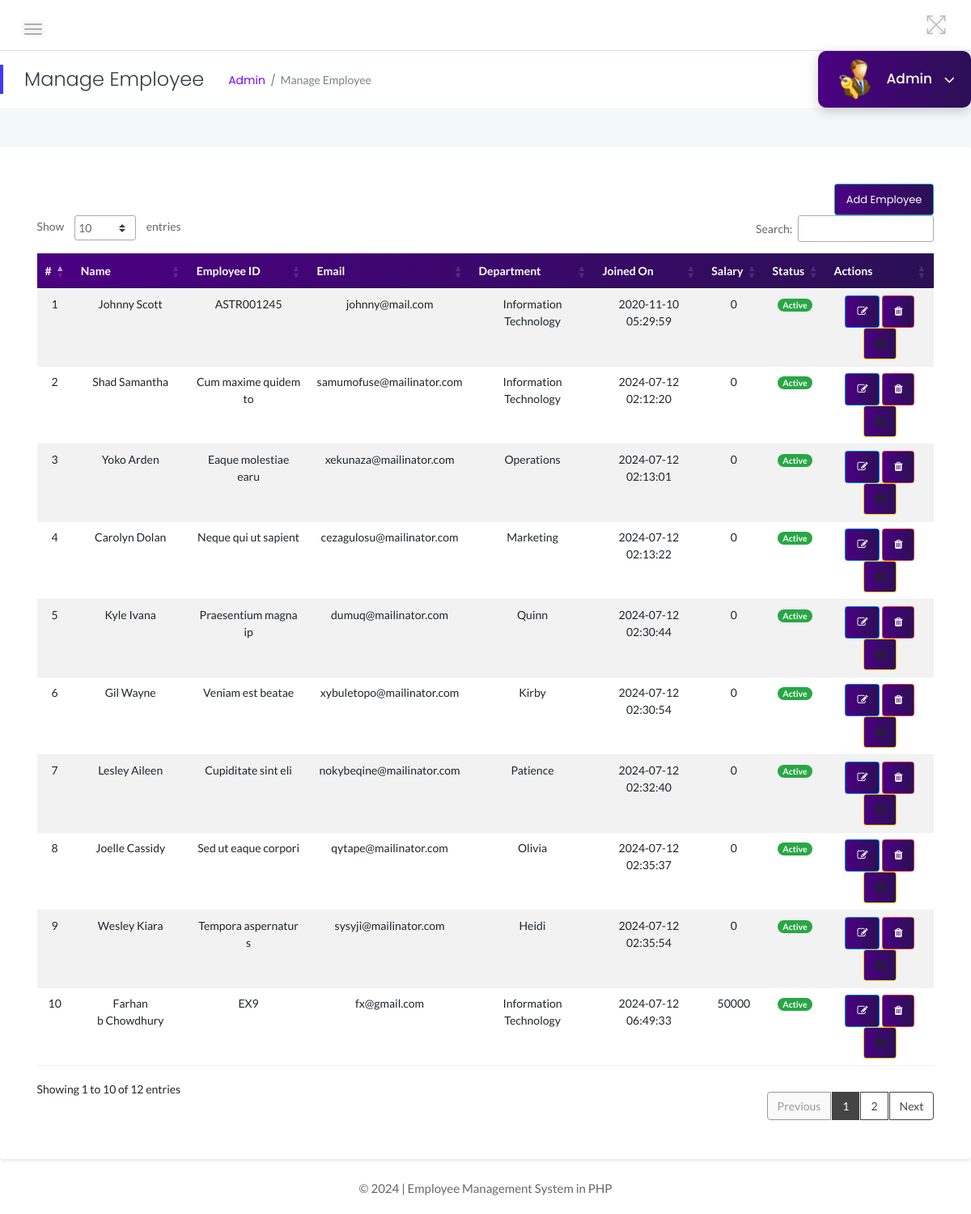
Page /admin/employee.php (signed in) on the earlier database version.
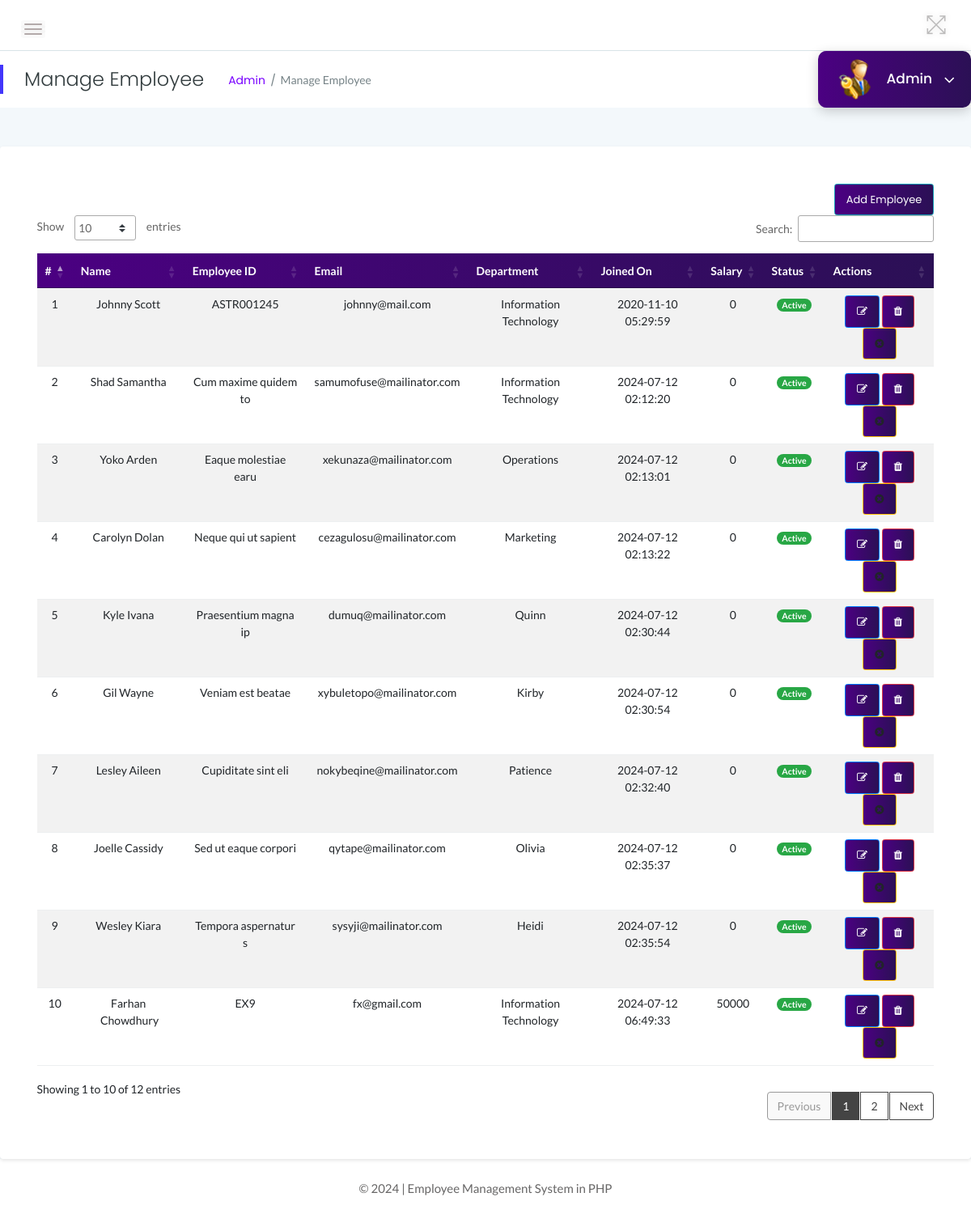
Same page on the later database version.
### tables this page shows
CREATE TABLE `employees` (
  `id` int(11) NOT NULL,
  `EmpId` varchar(100) NOT NULL,
  `FirstName` varchar(150) NOT NULL,
  `LastName` varchar(150) NOT NULL,
  `Email` varchar(200) NOT NULL,
  `Password` varchar(180) NOT NULL,
  `Gender` varchar(100) NOT NULL,
  `Dob` varchar(100) NOT NULL,
  `Department` varchar(255) NOT NULL,
  `Address` varchar(255) NOT NULL,
  `City` varchar(200) NOT NULL,
  `Phone` char(11) NOT NULL,
  `Status` int(1) NOT NULL,
  `RegDate` timestamp NOT NULL DEFAULT current_timestamp(),
  `salary` decimal(10,0) NOT NULL
);

### admin/employee.php (the view, shortened to what the changed rows need)
<?php
include('../includes/db_connection.php');
?>
<!DOCTYPE html>
<html lang="en">
<head>
    <link rel="stylesheet" href="../assets/css/bootstrap.min.css">
    <link rel="stylesheet" href="../assets/css/font-awesome.min.css">
    <link rel="stylesheet" href="../assets/css/themify-icons.css">
    <link rel="stylesheet" href="../assets/css/metisMenu.css">
    <link rel="stylesheet" href="../assets/css/owl.carousel.min.css">
    <link rel="stylesheet" href="../assets/css/slicknav.min.css">
    <link rel="stylesheet" href="https://www.amcharts.com/lib/3/plugins/export/export.css" type="text/css" media="all" />
    <link rel="stylesheet" type="text/css" href="https://cdn.datatables.net/1.10.19/css/jquery.dataTables.css">
    <link rel="stylesheet" type="text/css" href="https://cdn.datatables.net/1.10.18/css/dataTables.bootstrap4.min.css">
    <link rel="stylesheet" type="text/css" href="https://cdn.datatables.net/responsive/2.2.3/css/responsive.bootstrap.min.css">
    <link rel="stylesheet" type="text/css" href="https://cdn.datatables.net/responsive/2.2.3/css/responsive.jqueryui.min.css">
    <link rel="stylesheet" href="../assets/css/typography.css">
    <link rel="stylesheet" href="../assets/css/default-css.css">
    <link rel="stylesheet" href="../assets/css/styles.css">
    <link rel="stylesheet" href="../assets/css/responsive.css">
</head>
<body>
    <div class="page-container">
        <div class="main-content">
            <div class="row">
                <div class="col-12 mt-5">
                    <div class="card">
                        <div class="card-body">
                            <div class="data-tables datatable-dark">
                                <table id="dataTable3" class="table table-hover table-striped text-center">
                                    <thead class="text-capitalize">
                                        <tr>
                                            <th>#</th>
                                            <th>Name</th>
                                            <th>Employee ID</th>
                                            <th>Email</th>
                                            <th>Department</th>
                                            <th>Joined On</th>
                                            <th>Salary</th>
                                            <th>Status</th>
                                            <th>Actions</th>
                                        </tr>
                                    </thead>
                                    <tbody>
                                        <?php
                                        $sql = "SELECT EmpId,FirstName,LastName,Email,Department,Status,RegDate,Salary,id from employees";
                                        $query = $dbh->prepare($sql);
                                        $query->execute();
                                        $results = $query->fetchAll(PDO::FETCH_OBJ);
                                        $cnt = 1;
                                        if ($query->rowCount() > 0) {
                                            foreach ($results as $result) {               ?>
                                                <tr>
                                                    <td> <?php echo htmlentities($cnt); ?></td>
                                                    <td><?php echo htmlentities($result->FirstName); ?>&nbsp;<?php echo htmlentities($result->LastName); ?></td>
                                                    <td><?php echo htmlentities($result->EmpId); ?></td>
                                                    <td><?php echo htmlentities($result->Email); ?></td>
                                                    <td><?php echo htmlentities($result->Department); ?></td>
                                                    <td><?php echo htmlentities($result->RegDate); ?></td>
                                                    <td><?php echo htmlentities($result->Salary); ?></td>
                                                    <td><?php $stats = $result->Status;
                                                        if ($stats) {
                                                        ?>
                                                            <span class="badge badge-pill badge-success">Active</span>
                                                        <?php } else { ?>
                                                            <span class="badge badge-pill badge-danger">Inactive</span>
                                                        <?php } ?>
                                                    </td>
                                                    <td>
                                                        <a href="update_employee.php?empid=<?php echo htmlentities($result->id); ?>" class="btn btn-sm btn-primary" title="Edit"><i class="fa fa-edit"></i></a>
                                                        <a href="employee.php?delid=<?php echo htmlentities($result->id); ?>" onclick="return confirm('Are you sure you want to delete this employee?');" class="btn btn-sm btn-danger" title="Delete"><i class="fa fa-trash"></i></a>
                                                        <?php if ($result->Status == 1) { ?>
                                                            <a href="employee.php?inid=<?php echo htmlentities($result->id); ?>" onclick="return confirm('Are you sure you want to deactivate this employee?');" class="btn btn-sm btn-warning" title="Deactivate"><i class="fa fa-times-circle"></i></a>
                                                        <?php } else { ?>
                                                            <a href="employee.php?id=<?php echo htmlentities($result->id); ?>" onclick="return confirm('Are you sure you want to activate this employee?');" class="btn btn-sm btn-success" title="Activate"><i class="fa fa-check"></i></a>
                                                        <?php } ?>
                                                    </td>
                                                </tr>
                                        <?php $cnt++;
                                            }
                                        } ?>
                                    </tbody>
                                </table>
                            </div>
                        </div>
                    </div>
                </div>
            </div>
        </div>
    </div>
</body>
</html>

Differences in the rows shown:
changed employees "Chowdhury": FirstName "Farhan b" → "Farhan"
